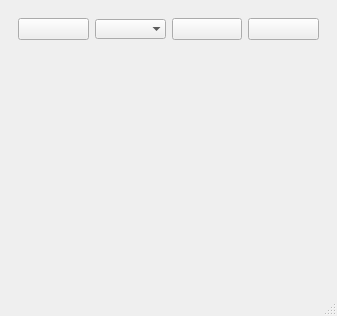
<?xml version="1.0" encoding="UTF-8"?>
<ui version="4.0">
 <class>MainWindow</class>
 <widget class="QMainWindow" name="MainWindow">
  <property name="enabled">
   <bool>true</bool>
  </property>
  <property name="geometry">
   <rect>
    <x>0</x>
    <y>0</y>
    <width>337</width>
    <height>316</height>
   </rect>
  </property>
  <property name="maximumSize">
   <size>
    <width>16777215</width>
    <height>16777215</height>
   </size>
  </property>
  <property name="windowTitle">
   <string>MainWindow</string>
  </property>
  <widget class="QWidget" name="centralwidget">
   <layout class="QVBoxLayout" name="verticalLayout">
    <item>
     <widget class="QFrame" name="frame">
      <property name="frameShape">
       <enum>QFrame::Shape::NoFrame</enum>
      </property>
      <property name="frameShadow">
       <enum>QFrame::Shadow::Plain</enum>
      </property>
      <layout class="QHBoxLayout" name="horizontalLayout">
       <item>
        <widget class="QPushButton" name="searchPushButton">
         <property name="minimumSize">
          <size>
           <width>0</width>
           <height>0</height>
          </size>
         </property>
         <property name="maximumSize">
          <size>
           <width>16777215</width>
           <height>16777215</height>
          </size>
         </property>
         <property name="toolTip">
          <string>Search for 1-Wire devices</string>
         </property>
         <property name="text">
          <string/>
         </property>
         <property name="icon">
          <iconset resource="res.qrc">
           <normaloff>:/images/search.png</normaloff>:/images/search.png</iconset>
         </property>
         <property name="iconSize">
          <size>
           <width>16</width>
           <height>16</height>
          </size>
         </property>
        </widget>
       </item>
       <item>
        <widget class="QComboBox" name="deviceComboBox">
         <property name="minimumSize">
          <size>
           <width>0</width>
           <height>0</height>
          </size>
         </property>
         <property name="frame">
          <bool>false</bool>
         </property>
        </widget>
       </item>
       <item>
        <widget class="QPushButton" name="clockPushButton">
         <property name="minimumSize">
          <size>
           <width>0</width>
           <height>0</height>
          </size>
         </property>
         <property name="maximumSize">
          <size>
           <width>16777215</width>
           <height>16777215</height>
          </size>
         </property>
         <property name="toolTip">
          <string>Show RTC</string>
         </property>
         <property name="text">
          <string/>
         </property>
         <property name="icon">
          <iconset resource="res.qrc">
           <normaloff>:/images/clock.png</normaloff>:/images/clock.png</iconset>
         </property>
         <property name="iconSize">
          <size>
           <width>16</width>
           <height>16</height>
          </size>
         </property>
        </widget>
       </item>
       <item>
        <widget class="QPushButton" name="connectPushButton">
         <property name="minimumSize">
          <size>
           <width>0</width>
           <height>0</height>
          </size>
         </property>
         <property name="maximumSize">
          <size>
           <width>16777215</width>
           <height>16777215</height>
          </size>
         </property>
         <property name="toolTip">
          <string>USB Connect/Disconnect</string>
         </property>
         <property name="text">
          <string/>
         </property>
         <property name="icon">
          <iconset resource="res.qrc">
           <normaloff>:/images/sw_off.png</normaloff>:/images/sw_off.png</iconset>
         </property>
         <property name="iconSize">
          <size>
           <width>16</width>
           <height>16</height>
          </size>
         </property>
        </widget>
       </item>
      </layout>
     </widget>
    </item>
    <item>
     <widget class="QScrollArea" name="scrollArea">
      <property name="frameShape">
       <enum>QFrame::Shape::NoFrame</enum>
      </property>
      <property name="frameShadow">
       <enum>QFrame::Shadow::Plain</enum>
      </property>
      <property name="verticalScrollBarPolicy">
       <enum>Qt::ScrollBarPolicy::ScrollBarAlwaysOff</enum>
      </property>
      <property name="horizontalScrollBarPolicy">
       <enum>Qt::ScrollBarPolicy::ScrollBarAlwaysOff</enum>
      </property>
      <property name="widgetResizable">
       <bool>true</bool>
      </property>
      <widget class="QWidget" name="scrollAreaWidgetContents">
       <property name="geometry">
        <rect>
         <x>0</x>
         <y>0</y>
         <width>313</width>
         <height>169</height>
        </rect>
       </property>
      </widget>
     </widget>
    </item>
   </layout>
  </widget>
  <widget class="QMenuBar" name="menubar">
   <property name="geometry">
    <rect>
     <x>0</x>
     <y>0</y>
     <width>337</width>
     <height>30</height>
    </rect>
   </property>
  </widget>
  <widget class="QStatusBar" name="statusbar"/>
 </widget>
 <resources>
  <include location="res.qrc"/>
 </resources>
 <connections/>
</ui>
